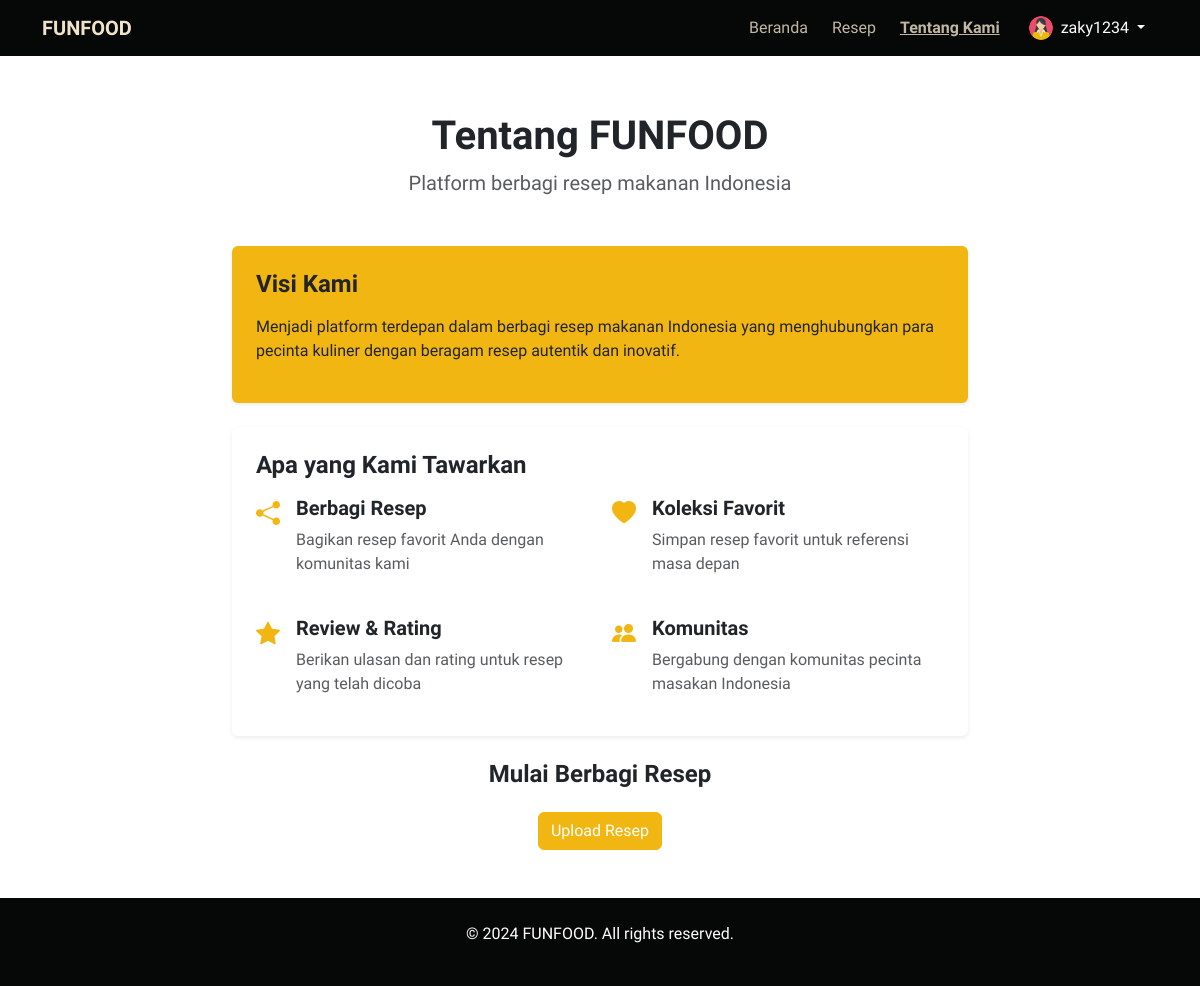
Screenshot of /about/ (signed in) with the database file from the repository.
### funfood_app/models.py (models this page shows, shortened)
class CustomUser(AbstractUser):
    nickname = models.CharField(max_length=20)
    phone_number = models.CharField(max_length=20, blank=True, null=True)
    profile_image = models.ImageField(upload_to='profile/', blank=True, null=True)

### funfood_app/views.py (the view)
# urls.py: path('about/', views.AboutView.as_view(), name='about'),
class AboutView(TemplateView):
    template_name = 'public/about.html'

### templates/public/about.html (shortened to what this page needs)
{% extends '../base.html' %}
{% load static %}
{% block content %}
<div class="container py-5">
  <div class="row justify-content-center">
    <div class="col-lg-8">
      <div class="text-center mb-5">
        <h1 class="fw-bold">Tentang FUNFOOD</h1>
        <p class="lead text-muted">Platform berbagi resep makanan Indonesia</p>
      </div>
      <div class="card border-0 shadow-sm mb-4 bg-primary">
        <div class="card-body p-4">
          <h2 class="h4 fw-bold mb-3">Visi Kami</h2>
          <p>Menjadi platform terdepan dalam berbagi resep makanan Indonesia yang menghubungkan para pecinta kuliner dengan beragam resep autentik dan inovatif.</p>
        </div>
      </div>
      <div class="card border-0 shadow-sm mb-4">
        <div class="card-body p-4">
          <h2 class="h4 fw-bold mb-3">Apa yang Kami Tawarkan</h2>
          <div class="row g-4">
            <div class="col-md-6">
              <div class="d-flex align-items-start">
                <i class="bi bi-share-fill text-primary fs-4 me-3"></i>
                <div>
                  <h3 class="h5 fw-bold">Berbagi Resep</h3>
                  <p class="text-muted">Bagikan resep favorit Anda dengan komunitas kami</p>
                </div>
              </div>
            </div>
            <div class="col-md-6">
              <div class="d-flex align-items-start">
                <i class="bi bi-heart-fill text-primary fs-4 me-3"></i>
                <div>
                  <h3 class="h5 fw-bold">Koleksi Favorit</h3>
                  <p class="text-muted">Simpan resep favorit untuk referensi masa depan</p>
                </div>
              </div>
            </div>
            <div class="col-md-6">
              <div class="d-flex align-items-start">
                <i class="bi bi-star-fill text-primary fs-4 me-3"></i>
                <div>
                  <h3 class="h5 fw-bold">Review & Rating</h3>
                  <p class="text-muted">Berikan ulasan dan rating untuk resep yang telah dicoba</p>
                </div>
              </div>
            </div>
            <div class="col-md-6">
              <div class="d-flex align-items-start">
                <i class="bi bi-people-fill text-primary fs-4 me-3"></i>
                <div>
                  <h3 class="h5 fw-bold">Komunitas</h3>
                  <p class="text-muted">Bergabung dengan komunitas pecinta masakan Indonesia</p>
                </div>
              </div>
            </div>
          </div>
        </div>
      </div>
      <div class="text-center">
        <h2 class="h4 fw-bold mb-4">Mulai Berbagi Resep</h2>
        {% if user.is_authenticated %}
        <a href="{% url 'my_recipes' %}" class="btn btn-primary">Upload Resep</a>
        {% else %}
        <a href="{% url 'register' %}" class="btn btn-primary">Daftar Sekarang</a>
        {% endif %}
      </div>
    </div>
  </div>
</div>
{% endblock %}

### templates/components/navbar.html (shortened to what this page needs)
<nav class="fixed-top navbar navbar-expand-lg navbar-dark bg-dark">
  <div class="container">
    <a class="navbar-brand fw-bolder" href="{% url 'home' %}">FUNFOOD</a>
    <div class="collapse navbar-collapse" id="navbarNav">
      <ul class="navbar-nav ms-auto gap-2">
        <li class="nav-item">
          <a class="nav-link {% if request.resolver_match.url_name == 'home' %}active{% endif %}" href="{% url 'home' %}">Beranda</a>
        </li>
        <li class="nav-item">
          <a class="nav-link {% if request.resolver_match.url_name == 'recipes' %}active{% endif %}" href="{% url 'recipes' %}">Resep</a>
        </li>
        <li class="nav-item">
          <a class="nav-link {% if request.resolver_match.url_name == 'about' %}active{% endif %}" href="{% url 'about' %}">Tentang Kami</a>
        </li>
        {% if user.is_authenticated %}
        <div class="btn-group">
          <button type="button" class="btn btn-dark dropdown-toggle" data-bs-toggle="dropdown" aria-expanded="false">
            {% if user.profile_image %}
            <img src="{{ user.profile_image.url }}" class="rounded-circle me-1" width="24" height="24" alt="Profile">
            {% else %}
            <i class="bi bi-person me-1"></i>
            {% endif %}
            {{ user.username }}
          </button>
        </div>
        {% endif %}
      </ul>
    </div>
  </div>
</nav>

### static/css/styles.css (style rules this page uses)
:root { --bs-light-rgb: 241, 227, 201; --bs-dark-rgb: 6, 7, 7; --bs-primary-rgb: 242, 182, 18; --bs-secondary-rgb: 215, 85, 59; --bs-info-rgb: 0, 210, 248; --bs-success-rgb: 91, 201, 0; --bs-warning-rgb: 255, 204, 126; --bs-danger-rgb: 255, 24, 100; }
*, body { font-family: 'Funnel Display', sans-serif; }
.bg-primary { background-color: rgb(var(--bs-primary-rgb)) !important; }
.bg-dark { background-color: rgb(var(--bs-dark-rgb)) !important; }
.navbar-dark .navbar-brand { color: rgb(var(--bs-light-rgb)) !important; }
.navbar-dark .nav-link { color: rgba(var(--bs-light-rgb), 0.8) !important; }
.btn-primary { background-color: rgb(var(--bs-primary-rgb)); border-color: rgb(var(--bs-primary-rgb)); }
.btn-dark { background-color: rgb(var(--bs-dark-rgb)); border-color: rgb(var(--bs-dark-rgb)); }
.active { color: white; text-decoration-line: underline; border-radius: 4px; font-weight: 700; }

### rows the page displays
CustomUser: profile_image (picture), username "zaky1234"
